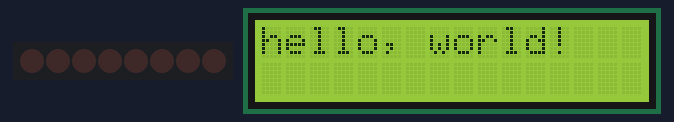
The sketch below on a simulated Arduino Uno, built with avr-gcc and run on an emulated ATmega328P. Parts: 8 shift-register outputs drawn as a row of LEDs (first output left, lit = HIGH), 16×2 character LCD. Wiring (inferred from the names in the program): shift register (74HC595): data pin 11; shift clock pin 13; latch pin 12. Wiring (inferred from the signals the program sends): row of LEDs: on Q0, Q1, Q2, Q3, Q4, Q5, Q6, Q7.

Above: at 0.1 s.
At 4.1 s:
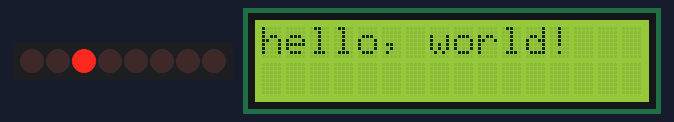
At 9.1 s:
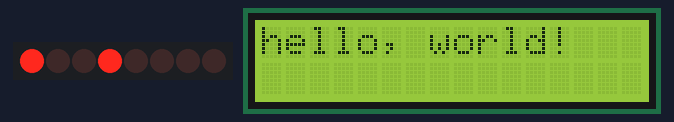
At 19.1 s:
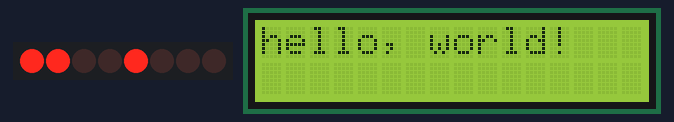
At 28.1 s:
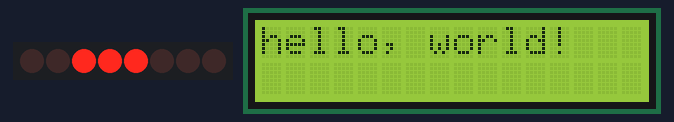
At 38.1 s:
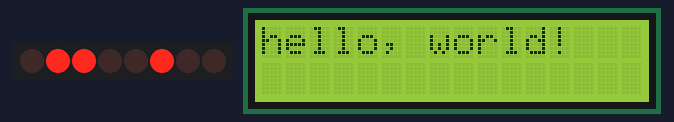
Timing chart, 0 to 40.0 s (numbered marks = the images above):
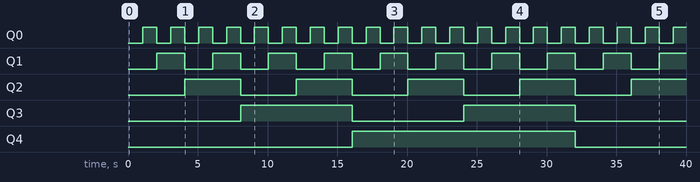

Measured:
- by itself, Q0: alternates HIGH for 1.0 s and LOW for 1.0 s
- by itself, Q1: alternates HIGH for 2.0 s and LOW for 2.0 s
- by itself, Q2: alternates HIGH for 4.0 s and LOW for 4.0 s
- by itself, Q3: alternates HIGH for 8.0 s and LOW for 8.0 s
- by itself, Q4: LOW → HIGH at 16.1 s, → LOW 16.0 s later
- what the display in image 1 shows lasts 1.0 s, from 4.1 s to 5.1 s

The sketch:

GroundControl.ino
```cpp
// (licence header left out)
#include <LiquidCrystal.h>


//---- LED outputs
int latchPin = 12; //Pin connected to ST_CP of 74HC595
int clockPin = 13; //Pin connected to SH_CP of 74HC595
int dataPin = 11; ////Pin connected to DS of 74HC595

void updateOutputs() {
    // count from 0 to 255 and display the number
  // on the LEDs
  for (int numberToDisplay = 0; numberToDisplay < 256; numberToDisplay++) {
    // take the latchPin low so
    // the LEDs don't change while you're sending in bits:
    digitalWrite(latchPin, LOW);
    // shift out the bits:
    shiftOut(dataPin, clockPin, MSBFIRST, numberToDisplay);

    //take the latch pin high so the LEDs will light up:
    digitalWrite(latchPin, HIGH);
    // pause before next value:
    delay(1000);
  }
}

void setupOutputs() {
  //set pins to output so you can control the shift register
  pinMode(latchPin, OUTPUT);
  pinMode(clockPin, OUTPUT);
  pinMode(dataPin, OUTPUT);
}

//---- LED outputs


//---- LCD display
int lcdRs = 8;
int lcdEnable = 9;

int lcdD4 = 5;
int lcdD5 = 4;
int lcdD6 = 3;
int lcdD7 = 2;
//int lcdWiper = 3;
LiquidCrystal lcd(lcdRs, lcdEnable, lcdD4, lcdD5, lcdD6, lcdD7);

void setupLcd() {
  // set up the LCD's number of columns and rows:
  lcd.begin(16, 2);
  // Print a message to the LCD.
  lcd.print("hello, world!");
}

void updateDisplay() {
  // Turn off the display:
  lcd.noDisplay();
  delay(500);
  // Turn on the display:
  lcd.display();
  delay(500);
}
//---- LCD display


void setup() {
  setupOutputs();
  setupLcd();
}

void loop() {
  updateOutputs();
  updateDisplay();
}
```
